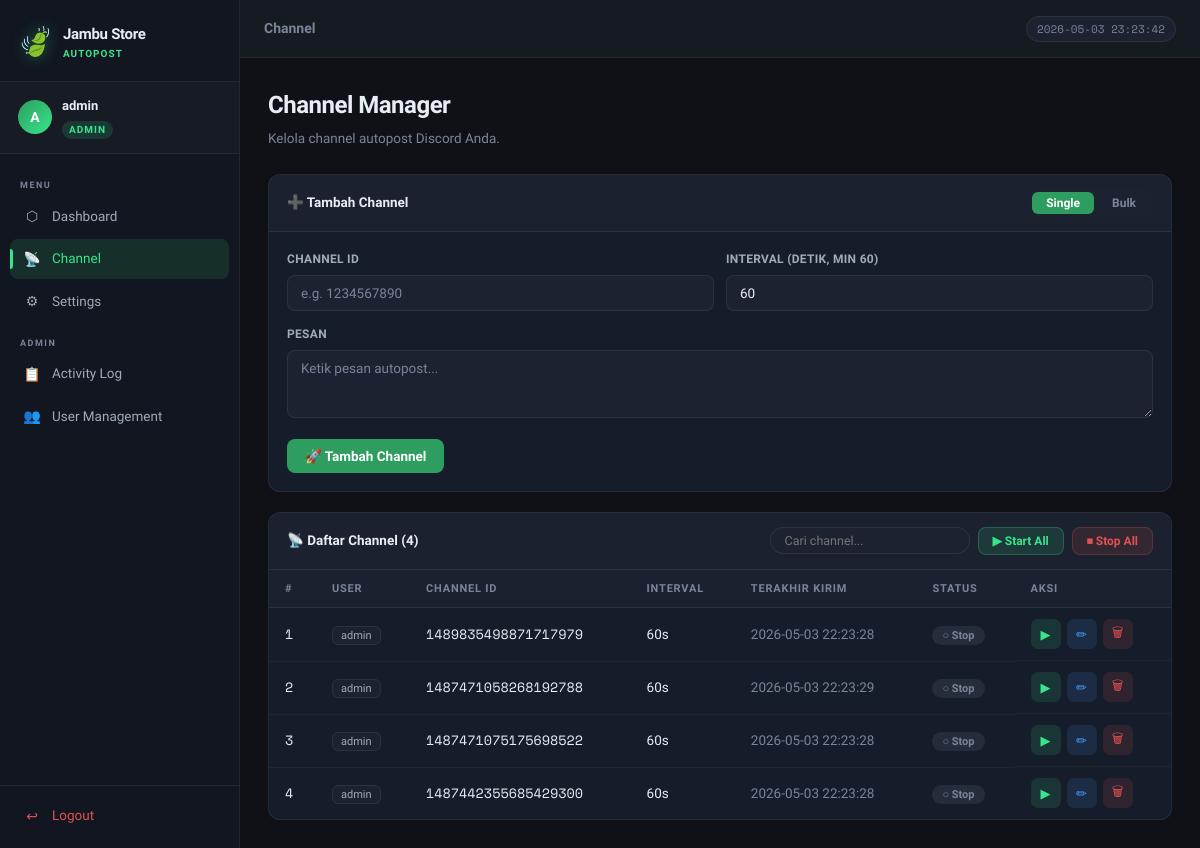
Screenshot of /channels (signed in) with the database file from the repository.
### tables this page shows
CREATE TABLE channels (
        id INTEGER PRIMARY KEY AUTOINCREMENT,
        user_id INTEGER NOT NULL,
        channel_id TEXT NOT NULL,
        interval INTEGER NOT NULL DEFAULT 60,
        message TEXT NOT NULL,
        is_active INTEGER NOT NULL DEFAULT 0,
        last_sent TEXT,
        created_at TEXT DEFAULT (datetime('now','localtime')),
        FOREIGN KEY(user_id) REFERENCES users(id)
    );

CREATE TABLE users (
        id INTEGER PRIMARY KEY AUTOINCREMENT,
        username TEXT UNIQUE NOT NULL,
        password TEXT NOT NULL,
        role TEXT NOT NULL DEFAULT 'user',
        created_at TEXT DEFAULT (datetime('now','localtime'))
    );

### app.py (the view)
@app.route('/channels')
@login_required
def channels():
    conn = get_db()
    if session['role'] == 'admin':
        rows = conn.execute(
            "SELECT c.*, u.username FROM channels c JOIN users u ON c.user_id = u.id ORDER BY c.id DESC"
        ).fetchall()
    else:
        rows = conn.execute(
            "SELECT c.*, u.username FROM channels c JOIN users u ON c.user_id = u.id WHERE c.user_id = ? ORDER BY c.id DESC",
            (session['user_id'],)
        ).fetchall()
    conn.close()
    return render_template('channels.html', channels=rows)

### app.py (called while the page is built)
def get_db():
    conn = sqlite3.connect(DB_PATH)
    conn.row_factory = sqlite3.Row
    return conn

def login_required(f):
    @wraps(f)
    def decorated(*args, **kwargs):
        if 'user_id' not in session:
            return redirect(url_for('login'))
        return f(*args, **kwargs)
    return decorated

### templates/channels.html (shortened to what this page needs)
{% extends "base.html" %}
{% block page_title %}Channel{% endblock %}
{% block content %}
<div class="page-header">
    <h1 class="page-h1">Channel Manager</h1>
    <p class="page-sub">Kelola channel autopost Discord Anda.</p>
</div>
<div class="card mb-4">
    <div class="card-header">
        <span>➕ Tambah Channel</span>
        <div class="tab-toggle">
            <button type="button" class="tab-btn active" onclick="switchTab('single', this)">Single</button>
            <button type="button" class="tab-btn" onclick="switchTab('bulk', this)">Bulk</button>
        </div>
    </div>
    <form method="POST" action="{{ url_for('add_channel') }}" class="card-body">
        <div id="tab-single">
            <div class="form-row">
                <div class="form-group">
                    <label class="form-label">Channel ID</label>
                    <input type="text" name="single_id" class="form-input" placeholder="e.g. 1234567890">
                </div>
                <div class="form-group">
                    <label class="form-label">Interval (detik, min 60)</label>
                    <input type="number" name="interval_single" class="form-input" min="60" value="60">
                </div>
            </div>
        </div>
        <div class="form-group">
            <label class="form-label">Pesan</label>
            <textarea name="message" class="form-input" rows="3" placeholder="Ketik pesan autopost..." required></textarea>
        </div>
        <div class="form-actions">
            <button type="submit" class="btn btn-primary">🚀 Tambah Channel</button>
        </div>
    </form>
</div>
<div class="card">
    <div class="card-header">
        <span>📡 Daftar Channel ({{ channels|length }})</span>
        <div style="display:flex;align-items:center;gap:8px;flex-wrap:wrap;">
            <input type="text" id="searchChannel" class="search-input" placeholder="Cari channel...">
            <form method="POST" action="{{ url_for('start_all_channels') }}" style="display:inline"
                onsubmit="return confirm('Jalankan SEMUA channel yang sedang stop?')">
                <button type="submit" class="btn btn-start-all" title="Start semua channel">
                    ▶ Start All
                </button>
            </form>
            <form method="POST" action="{{ url_for('stop_all_channels') }}" style="display:inline"
                onsubmit="return confirm('Hentikan SEMUA channel yang sedang aktif?')">
                <button type="submit" class="btn btn-stop-all" title="Stop semua channel">
                    ⏹ Stop All
                </button>
            </form>
        </div>
    </div>
    <div class="table-wrapper">
        {% if channels %}
        <table class="data-table" id="channelTable">
            <thead>
                <tr>
                    <th>#</th>
                    {% if session.role == 'admin' %}<th>User</th>{% endif %}
                    <th>Channel ID</th>
                    <th>Interval</th>
                    <th>Terakhir Kirim</th>
                    <th>Status</th>
                    <th>Aksi</th>
                </tr>
            </thead>
            <tbody>
                {% for ch in channels %}
                <tr>
                    <td class="mono">{{ loop.index }}</td>
                    {% if session.role == 'admin' %}<td><span class="user-chip">{{ ch.username }}</span></td>{% endif %}
                    <td class="mono">{{ ch.channel_id }}</td>
                    <td>{{ ch.interval }}s</td>
                    <td class="text-muted">{{ ch.last_sent or '—' }}</td>
                    <td>
                        <span class="status-badge {% if ch.is_active %}active{% else %}inactive{% endif %}">
                            {% if ch.is_active %}● Aktif{% else %}○ Stop{% endif %}
                        </span>
                    </td>
                    <td class="actions-cell">
                        <form method="POST" action="{{ url_for('toggle_channel', cid=ch.id) }}" style="display:inline">
                            <button type="submit" class="btn-icon {% if ch.is_active %}btn-stop{% else %}btn-start{% endif %}"
                                title="{% if ch.is_active %}Stop{% else %}Start{% endif %}">
                                {% if ch.is_active %}⏹{% else %}▶{% endif %}
                            </button>
                        </form>
                        <button class="btn-icon btn-edit" title="Edit"
                            onclick="openEditModal({{ ch.id }}, '{{ ch.channel_id }}', {{ ch.interval }}, {{ ch.message|tojson }})">✏</button>
                        <form method="POST" action="{{ url_for('delete_channel', cid=ch.id) }}" style="display:inline"
                            onsubmit="return confirm('Hapus channel {{ ch.channel_id }}?')">
                            <button type="submit" class="btn-icon btn-delete" title="Hapus">🗑</button>
                        </form>
                    </td>
                </tr>
                {% endfor %}
            </tbody>
        </table>
        {% else %}
        <div class="empty-state">
            <span>📡</span>
            <p>Belum ada channel. Tambahkan channel di atas.</p>
        </div>
        {% endif %}
    </div>
</div>
{% endblock %}

### rows the page displays
channels: username "admin", channel_id "1489835498871717979", interval "60", last_sent "2026-05-03 22:23:28", is_active "○ Stop"
channels: username "admin", channel_id "1487471058268192788", interval "60", last_sent "2026-05-03 22:23:29", is_active "○ Stop"
channels: username "admin", channel_id "1487471075175698522", interval "60", last_sent "2026-05-03 22:23:28", is_active "○ Stop"
channels: username "admin", channel_id "1487442355685429300", interval "60", last_sent "2026-05-03 22:23:28", is_active "○ Stop"

### other values shown
{{ session.username[0].upper() }} "A"
{{ session.username }} "admin"
{{ session.role }} "ADMIN"
{{ channels|length }} "4"
